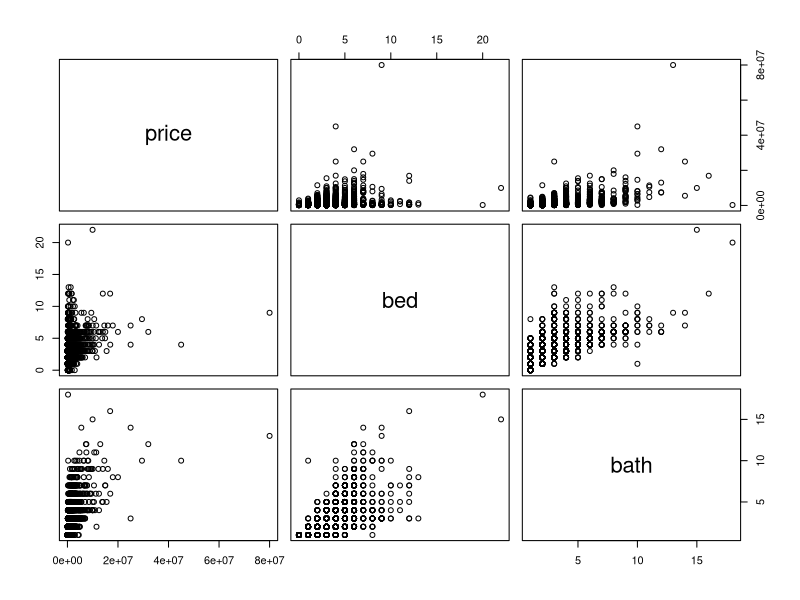
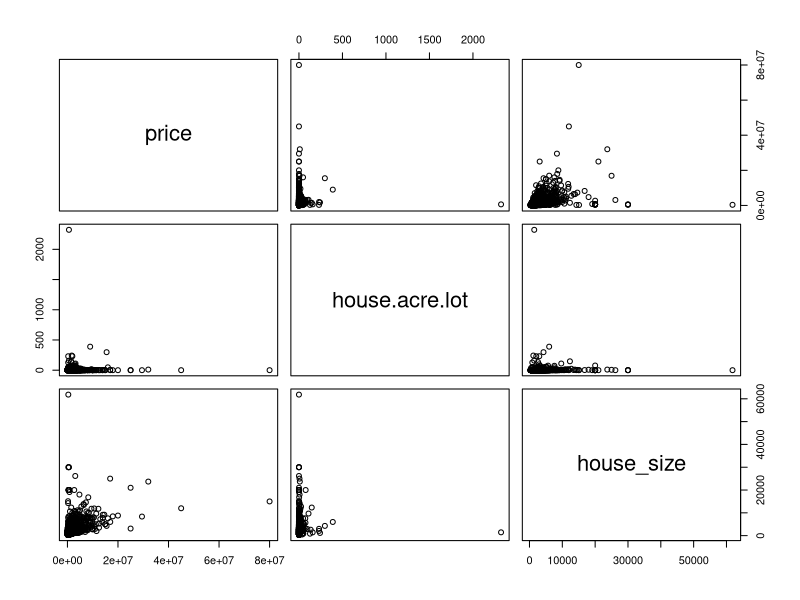
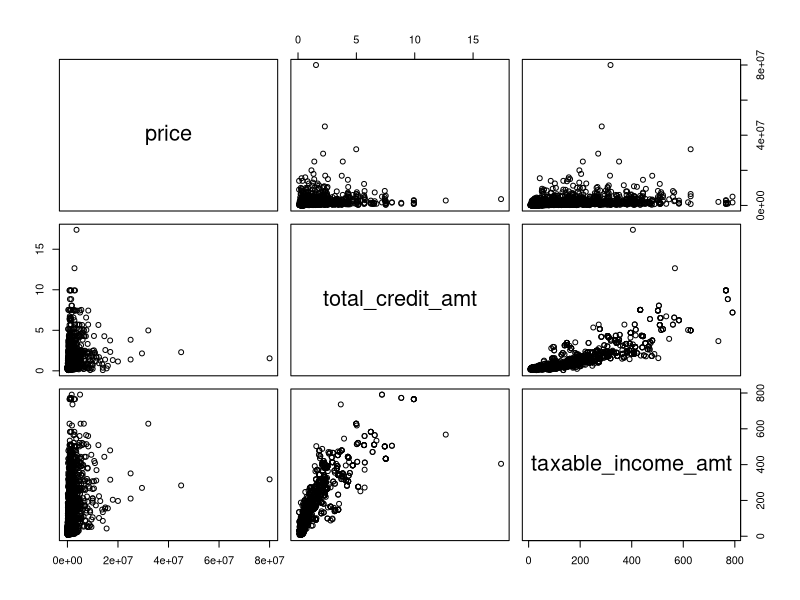
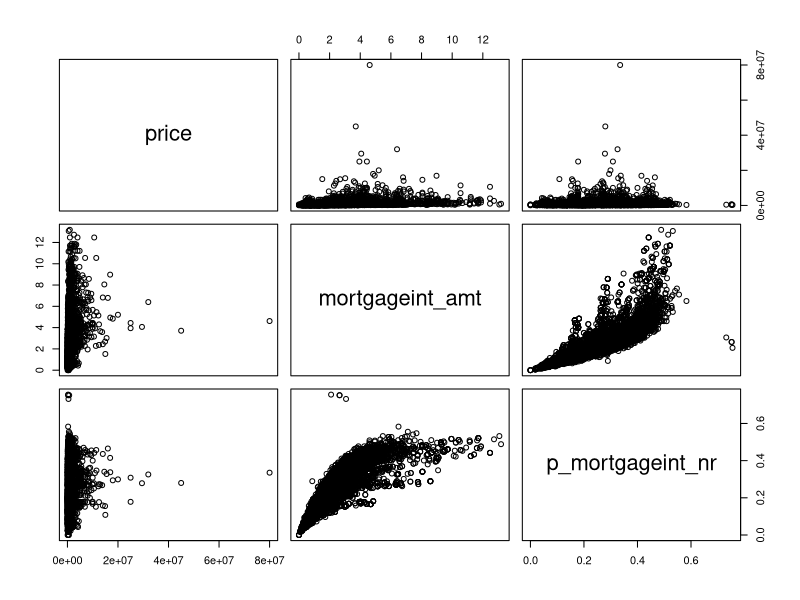
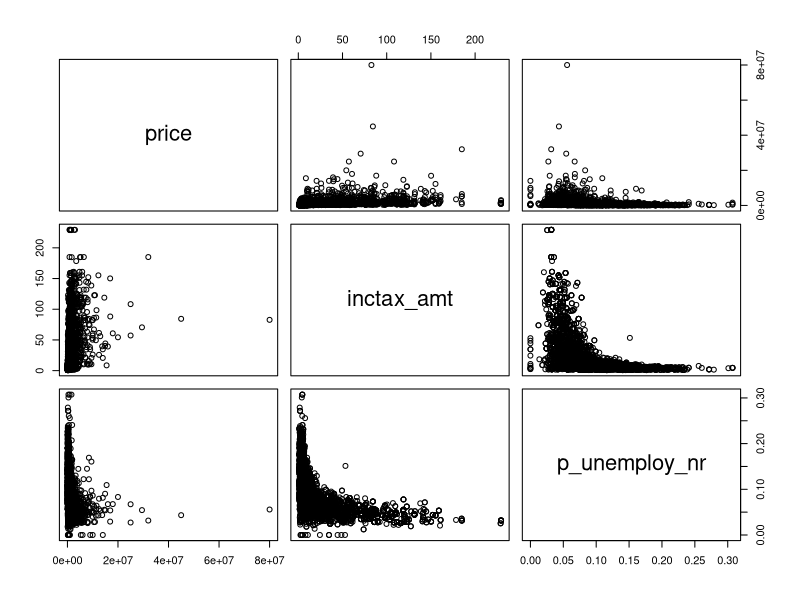
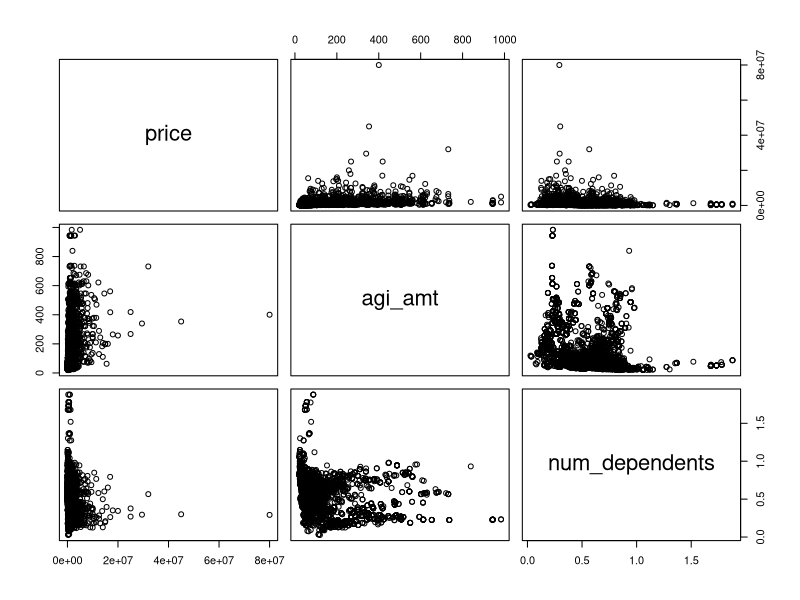
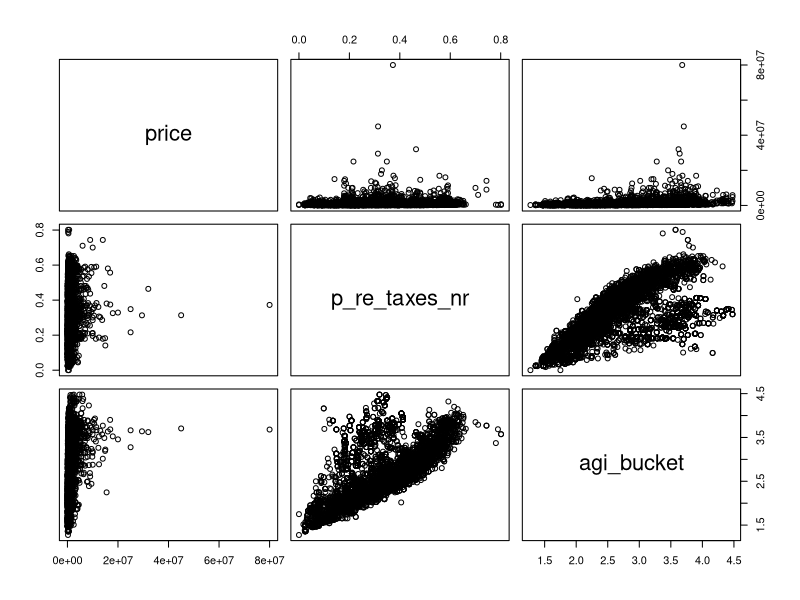
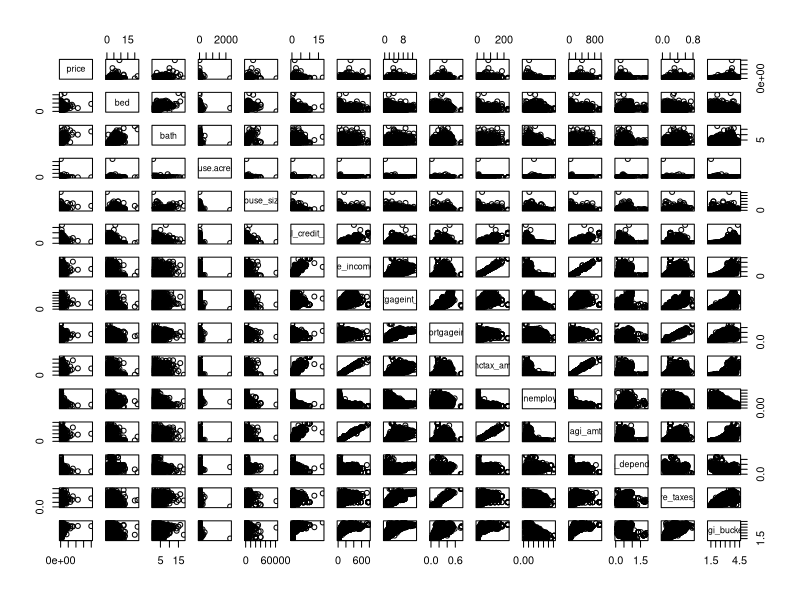

Write R code to recreate these figures, in order.
## ---- chunk 1
knitr::opts_chunk$set(echo = TRUE)
library(dplyr)
## ---- chunk 2

data <- read.csv("merged_data_vF.csv")  

subData = data[,c(4,5,6,9,14,18,19,20,21,22,23,24,25,26,27)]
head(subData)
summary(subData)

## ---- chunk 3
data1 = subData[c(1,2,3)]
data2 = subData[c(1,4,5)]
data3 = subData[c(1,6,7)]
data4 = subData[c(1,8,9)]
data5 = subData[c(1,10,11)]
data6 = subData[c(1,12,13)]
data7 = subData[c(1,14,15)]
pairs(data1)
pairs(data2)
pairs(data3)
pairs(data4)
pairs(data5)
pairs(data6)
pairs(data7)

## ---- chunk 4
pairs(subData)
## ---- chunk 5
cormat = round(cor(subData),2)
cormat

## ---- chunk 6
library(reshape2)
melted_cormat <- melt(cormat)
head(melted_cormat)

## ---- chunk 7
library(ggplot2)
ggplot(data = melted_cormat, aes(x=Var1, y=Var2, fill=value))+ 
  geom_tile()+theme(axis.text.x = element_text(angle = 90, vjust = 0.5, hjust=1))

## ---- chunk 8
head(subData)

## ---- chunk 9
corPrice_creditAmt = cor(subData$total_credit_amt,subData$price)
sprintf("cor price and total_credit_amt: %f",corPrice_creditAmt)

corPrice_taxIncome = cor(subData$taxable_income_amt,subData$price)
sprintf("cor price and taxable_income_amt: %f",corPrice_taxIncome)

corPrice_mortAmt = cor(subData$mortgageint_amt,subData$price)
sprintf("cor price and mortgageint_amt: %f",corPrice_mortAmt)

corPrice_pMort = cor(subData$p_mortgageint_nr,subData$price)
sprintf("cor price and p_mortgageint_nr: %f",corPrice_pMort)

corPrice_incomeTax = cor(subData$inctax_amt,subData$price)
sprintf("cor price and inctax_amt: %f",corPrice_incomeTax)

corPrice_pUnemp = cor(subData$p_unemploy_nr,subData$price)
sprintf("cor price and p_unemploy_nr: %f",corPrice_pUnemp)

corPrice_agiAmt = cor(subData$agi_amt,subData$price)
sprintf("cor price and agi_amt: %f",corPrice_agiAmt)

corPrice_numDep = cor(subData$num_dependents,subData$price)
sprintf("cor price and num_dependents: %f",corPrice_numDep)

corPrice_pReTax = cor(subData$p_re_taxes_nr,subData$price)
sprintf("cor price and p_re_taxes_nr: %f",corPrice_pReTax)

corPrice_agiBucket = cor(subData$agi_bucket,subData$price)
sprintf("cor price and agi_bucket: %f",corPrice_agiBucket)

corPrice_bed = cor(subData$bed,subData$price)
sprintf("cor price and bed: %f",corPrice_bed)

corPrice_houseSize = cor(subData$house_size,subData$price)
sprintf("cor price and house_size: %f",corPrice_houseSize)

corPrice_houseAcre = cor(subData$house.acre.lot,subData$price)
sprintf("cor price and house_acre_lot: %f",corPrice_houseAcre)

corPrice_bath = cor(subData$bath,subData$price)
sprintf("cor price and bath: %f",corPrice_bath)
## ---- chunk 10
par(mfrow=c(2,3))
boxplot(subData$price,main="price")
boxplot(subData$total_credit_amt,main="total_credit_amt")
boxplot(subData$taxable_income_amt,main="taxable_income_amt")
boxplot(subData$mortgageint_amt,main="mortgageint_amt")
boxplot(subData$p_mortgageint_nr,main="p_mortgageint_nr")
boxplot(subData$inctax_amt,main="inctax_amt")
## ---- chunk 11
par(mfrow=c(2,3))
boxplot(subData$agi_amt,main="agi_amt")
boxplot(subData$num_dependents,main="num_dependents")
boxplot(subData$p_re_taxes_nr,main="p_re_taxes_nr")
boxplot(subData$agi_bucket,main="agi_bucket")
boxplot(subData$bed,main="bed")
boxplot(subData$house_size,main="house_size")
## ---- chunk 12
par(mfrow=c(2,3))
boxplot(subData$house.acre.lot,main="house_acre_lot")
boxplot(subData$bath,main="bath")
